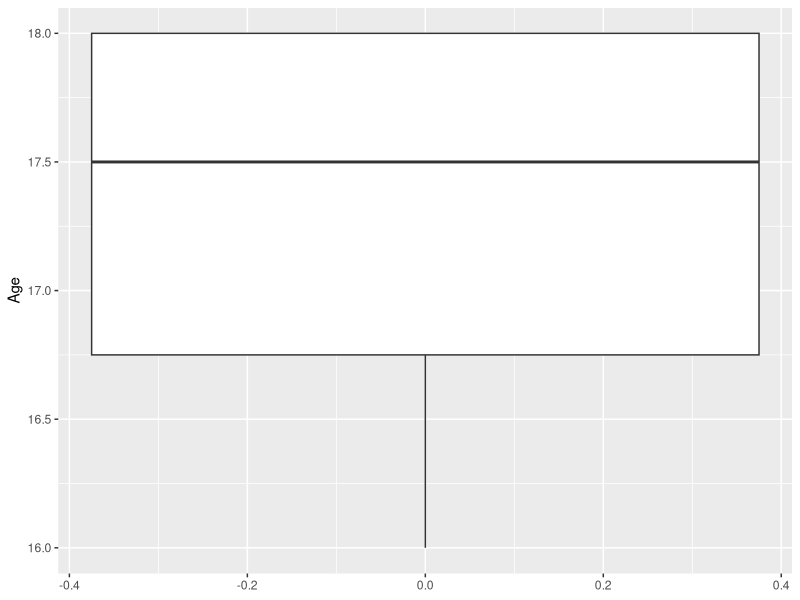
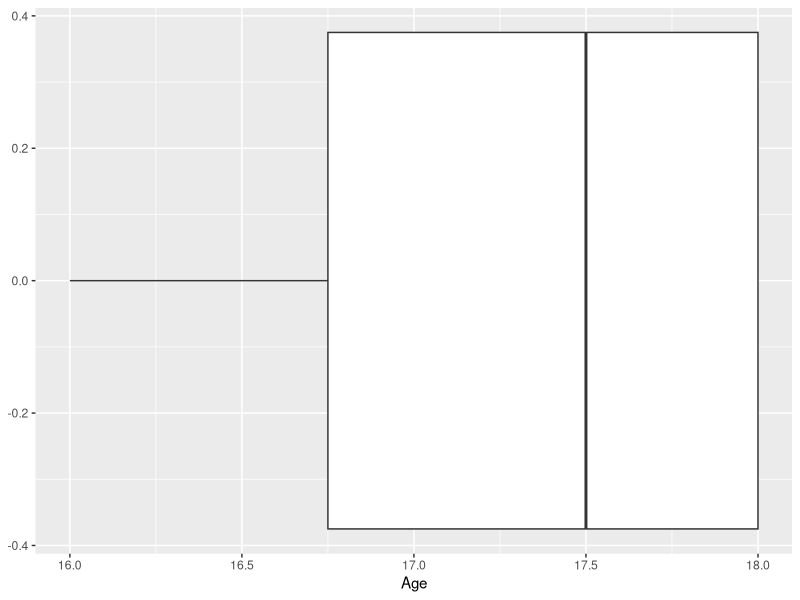
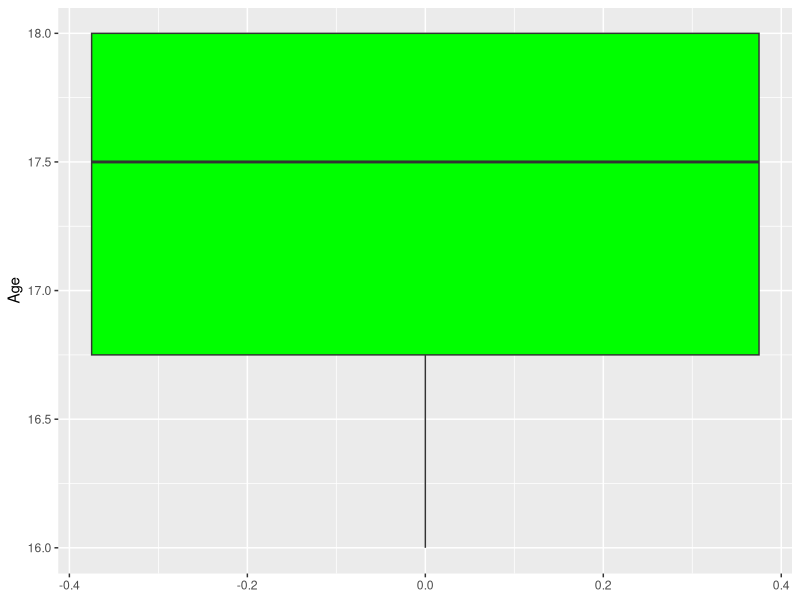
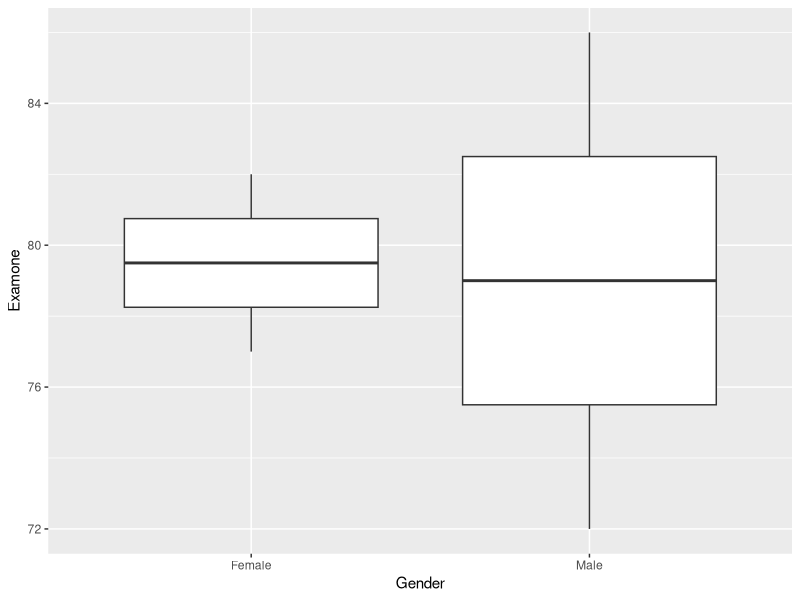
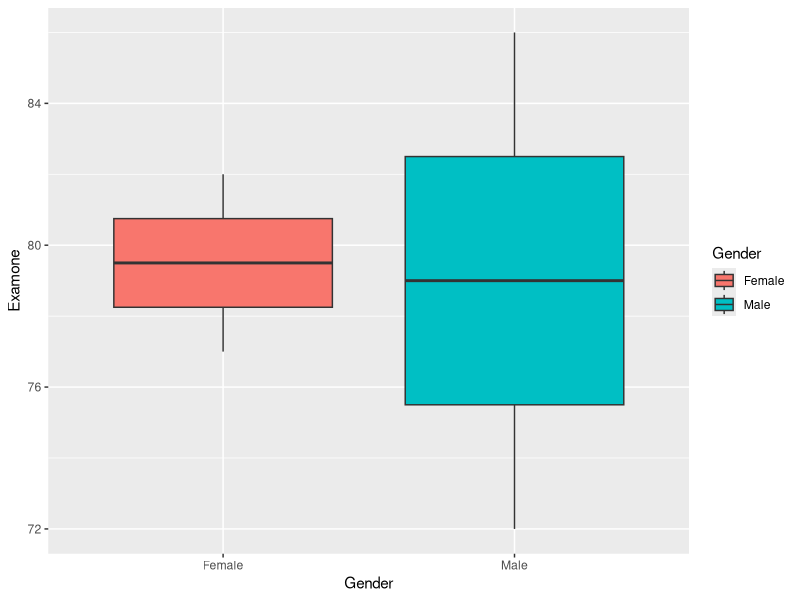
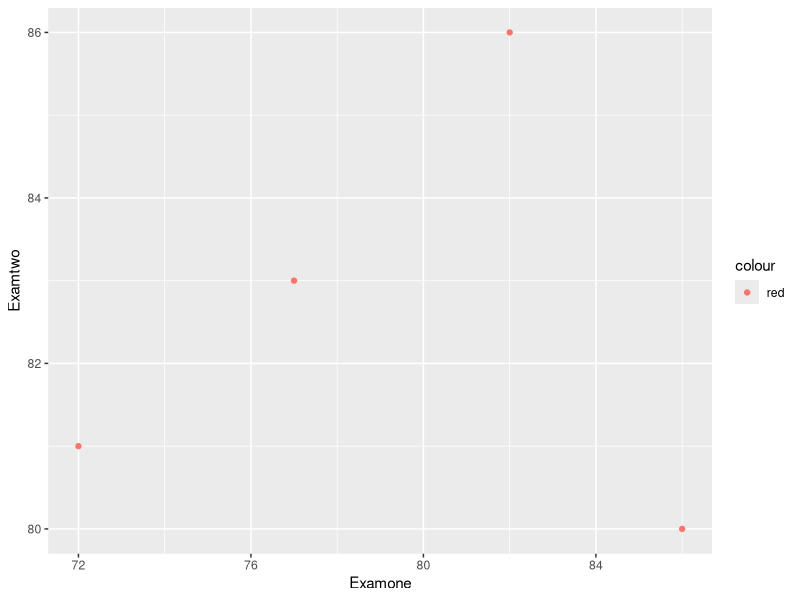
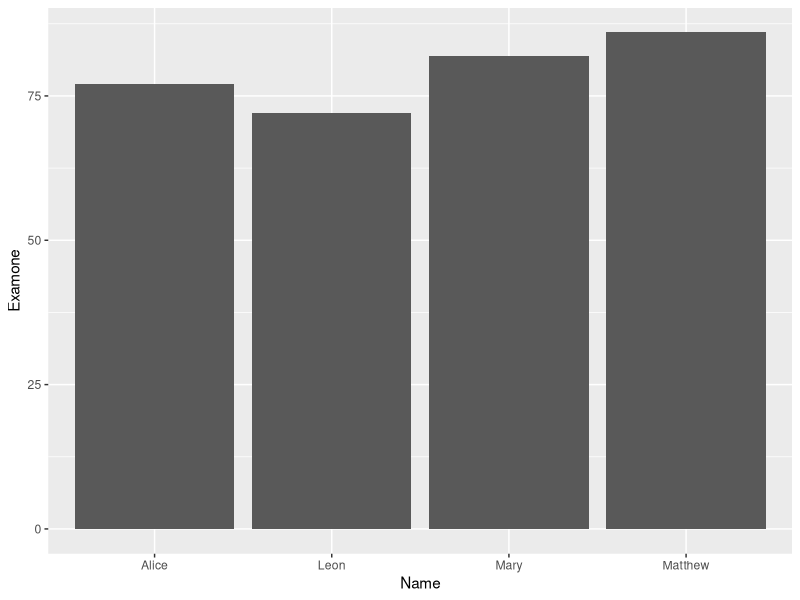
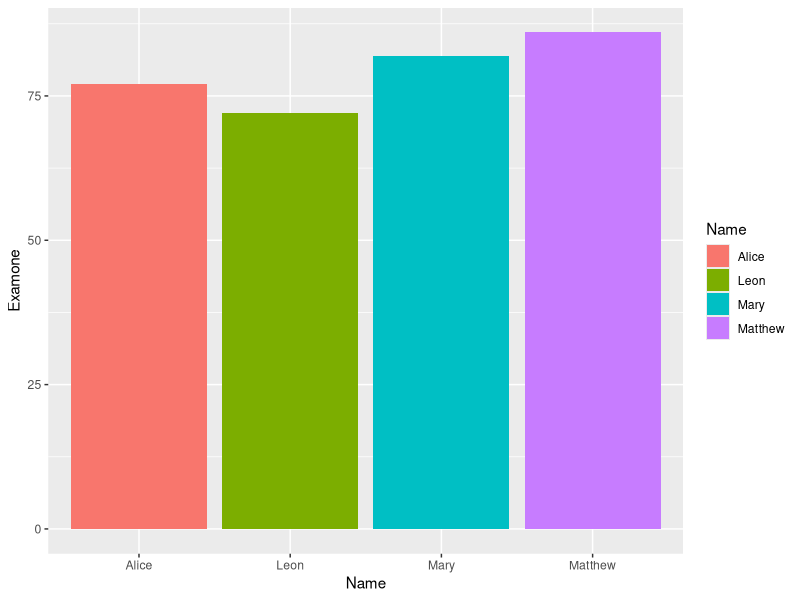

Write R code to recreate these figures, in order.


library(tidyverse)

# Let's create a data table

tribble(~Name, ~Gender,  ~Age, ~Gradelevel, ~Examone, ~Examtwo,
        "Leon", "Male",   18,      11,         72,      81,
        "Mary", "Female", 17,      12,         82,      86,
        "Alice","Female", 18,      11,         77,      83,
        "Matthew", "Male",16,      11,         86,      80
        ) -> StudentData
StudentData
# Let's add another observational row to our data table

#  John is a male who is 17 year old senior who scored 80 on Examone
# and 85 on Examtwo

# Find the average score for Examone

# Method 1
mean(StudentData$Examone)

# Method 2
summary(StudentData)


# Find the minimun, maximum, mean, and the median age for Examtwo
summary(StudentData)



# DATA VISUALIZTION

# Create a boxplot for Age

ggplot(data = StudentData) +
  geom_boxplot(mapping = aes(y = Age))

# Change the orientation of your boxplot to horizontal

ggplot(data = StudentData) +
  geom_boxplot(mapping = aes(x = Age))

# Estimate Q1, the median, Q3, the minimum, and the maximum
# by interpreting the boxplot


# Use R coding to find exact values

summary(StudentData)

# Color your boxplot green

ggplot(data = StudentData) +
  geom_boxplot(mapping = aes(y = Age), fill = "green")

# Create side by side boxplots that provides an assignment of Gender
# to Examone scores

ggplot(data = StudentData) +
  geom_boxplot(mapping = aes(y = Examone, x = Gender))

# Now let's provide color for our boxplots

ggplot(data = StudentData) +
  geom_boxplot(mapping = aes(y = Examone, x = Gender, fill = Gender))

# Let's generate a scatter plot that shows a relationship between the
# variables Examone and Examtwo (Color the data points red)

ggplot(data = StudentData) +
  geom_point(mapping = aes(x = Examone, y = Examtwo, color = "red"))

# Does the scatter plot suggest that we have an outlier ?

# Now create a bar graph that provides assignments for Examone scores
# and Names

ggplot(data = StudentData) +
  geom_bar(mapping = aes(y = Examone, x = Name), stat = "identity")

# Decorate your boxplot by coloring the bars

ggplot(data = StudentData) +
  geom_bar(mapping = aes(y = Examone, x = Name, fill = Name),
  stat = "identity") 

# Now let's switch our bar graph to a horizontal orientation and 
# let's also add the title "EXAM ONE SCORES"
ggplot(data = StudentData) +
  geom_bar(mapping = aes(y = Examone, x = Name, fill = Name),
  stat = "identity") +
  coord_flip() +
  ggtitle("EXAM ONE SCORES")
           
# DATA TRANSFORMATION

library(dplyr)

# Let's modify the StudentData table so that it only shows
# data for female students  (We will use the dplyr command
# filter and the pipe operator %>%)

StudentData

StudentData%>%
  filter(Gender == "Female")

# Let's modify the StudentData table so that it only shows
# data for female students who had an Examtwo score that is
# greater that 85

StudentData%>%
  filter(Gender == "Female", Examtwo > 85)

# Now let's use the dplyr function arrange, to sequence Examone
# scores from the original table in descending order(from highest to
# lowest)

StudentData%>%
  arrange(desc(Examone))


# Let's modify the StudentData table so that it only shows
# the variables Name, Examone, and Examtwo (use the dplyr function
# select)

StudentData%>%
  select(Name, Examone, Examtwo) 

# Now, using the dplyr functions select and mutate, create a data
# table that chooses the variables Name, Examone,and Examtwo again, 
# but also creates a new variable that calculates mean values for
# the exams

StudentData%>%
  select(Name, Examone, Examtwo) %>%
  mutate(meanofexams = (Examone + Examtwo)/2)

# Finally, find the Minimum, Q1, the Median, Mean, Q3, and the
# Maximum for the mean values of the table produced above.

StudentData%>%
  select(Name, Examone, Examtwo) %>%
  mutate(meanofexams = (Examone + Examtwo)/2) -> SD1
SD1

summary(SD1)

# Let's try these together !!

# Using the StudentData data table, create a boxplot for the variable
#  Examtwo that is colored yellow.




# Using the StudentData data table create a modified data table, 
# that only shows data for the variables Name, Age, and Gradelevel. 
# Also your table only shows observational rows for Examone scores 
# that are greater than 80.















